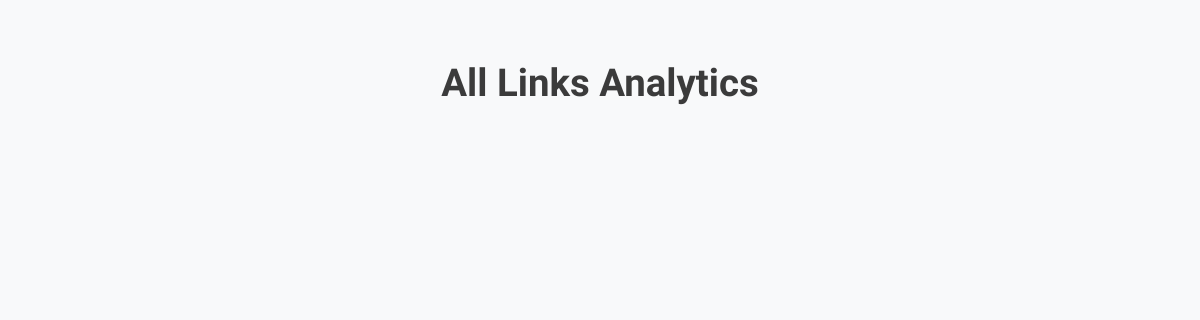
The app's page /all-analytics, older data.
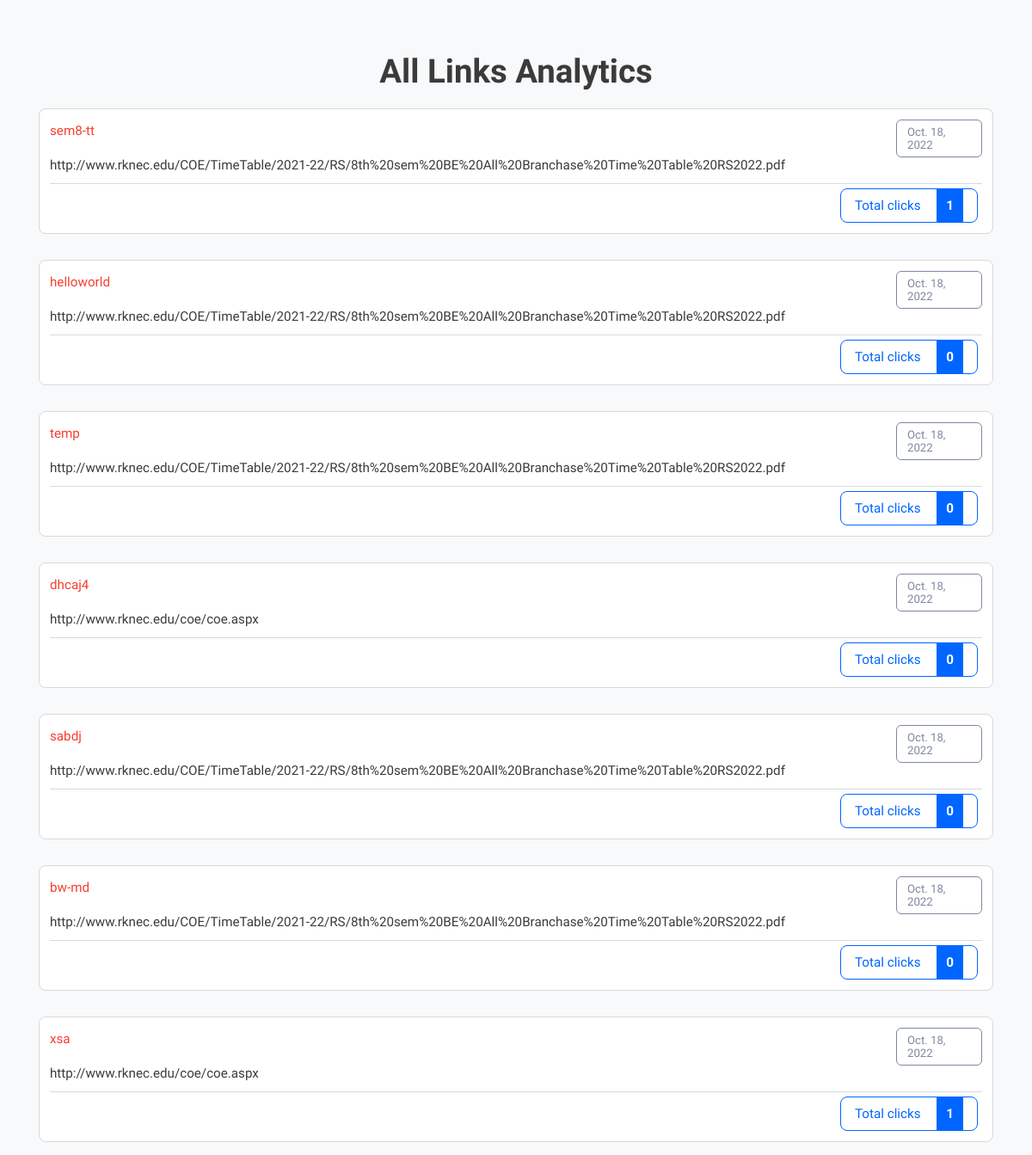
The same page, newer data.
### myapp/models.py (models this page shows)
class URL_table(models.Model):
	long_url = models.URLField(max_length = 500)
	custom_name = models.CharField(max_length = 50, unique = True)
	created_date = models.DateField(auto_now_add = True)
	visit_count = models.IntegerField(default = 0)

### myapp/views.py (the view)
# urls.py: path('all-analytics', all_analytics),
def all_analytics(request):
	rows = URL_table.objects.all()
	context = {
		"rows": rows
	}
	return render(request, "all-analytics.html", context)

### myapp/templates/all-analytics.html (shortened to what this page needs)
{% load static %}
<!DOCTYPE html>
<html lang="en" class="">
<head>
	<link rel="stylesheet" href="{% static 'bootstrap.min.css' %}" type="text/css" media="screen">
	<link rel="stylesheet" href="{% static 'style.css' %}" type="text/css" media="screen">
</head>
<body class="pace-done lout_stats30">
	<main id="content" role="main" class="wyniki wyniki_all">
		<div class="container">
			<div class="row">
				<div class="col-12 page_log_in mt-0">
					<h2 class="h1" style="text-align: center;">All Links Analytics</h2>
				</div>
				{% for obj in rows %}
				<div class="url_options url_stats_o" id="1">
					<p class="data_link">{{ obj.created_date }}</p>
					<p class="url_link">
						{{ obj.long_url }}
					</p>
					<p id="link" class="link_element">
						<a href="/redirect/{{ obj.custom_name }}" class="short_url_l" target="blank">
							{{ obj.custom_name }}</a>
					</p>
					<div class="stats_total btn-cutt click_stats btn_norm">
						<div>Total clicks <strong class="allClicks">{{ obj.visit_count }}</strong></div>
					</div>
				</div>
				{% endfor %}
			</div>
		</div>
	</main>
</body>
</html>

Row changes from the older to the newer data that the page shows:
added URL_table: created_date "Oct. 18, 2022", long_url "http://www.rknec.edu/COE/TimeTable/2021-22/RS/8th%20sem%20BE%20All%20Branchase%20Time%20Table%20RS2022.pdf", custom_name "sem8-tt", visit_count "1"
added URL_table: created_date "Oct. 18, 2022", long_url "http://www.rknec.edu/COE/TimeTable/2021-22/RS/8th%20sem%20BE%20All%20Branchase%20Time%20Table%20RS2022.pdf", custom_name "helloworld", visit_count "0"
added URL_table: created_date "Oct. 18, 2022", long_url "http://www.rknec.edu/COE/TimeTable/2021-22/RS/8th%20sem%20BE%20All%20Branchase%20Time%20Table%20RS2022.pdf", custom_name "temp", visit_count "0"
added URL_table: created_date "Oct. 18, 2022", long_url "http://www.rknec.edu/coe/coe.aspx", custom_name "dhcaj4", visit_count "0"
added URL_table: created_date "Oct. 18, 2022", long_url "http://www.rknec.edu/COE/TimeTable/2021-22/RS/8th%20sem%20BE%20All%20Branchase%20Time%20Table%20RS2022.pdf", custom_name "sabdj", visit_count "0"
added URL_table: created_date "Oct. 18, 2022", long_url "http://www.rknec.edu/COE/TimeTable/2021-22/RS/8th%20sem%20BE%20All%20Branchase%20Time%20Table%20RS2022.pdf", custom_name "bw-md", visit_count "0"
added URL_table: created_date "Oct. 18, 2022", long_url "http://www.rknec.edu/coe/coe.aspx", custom_name "xsa", visit_count "1"
